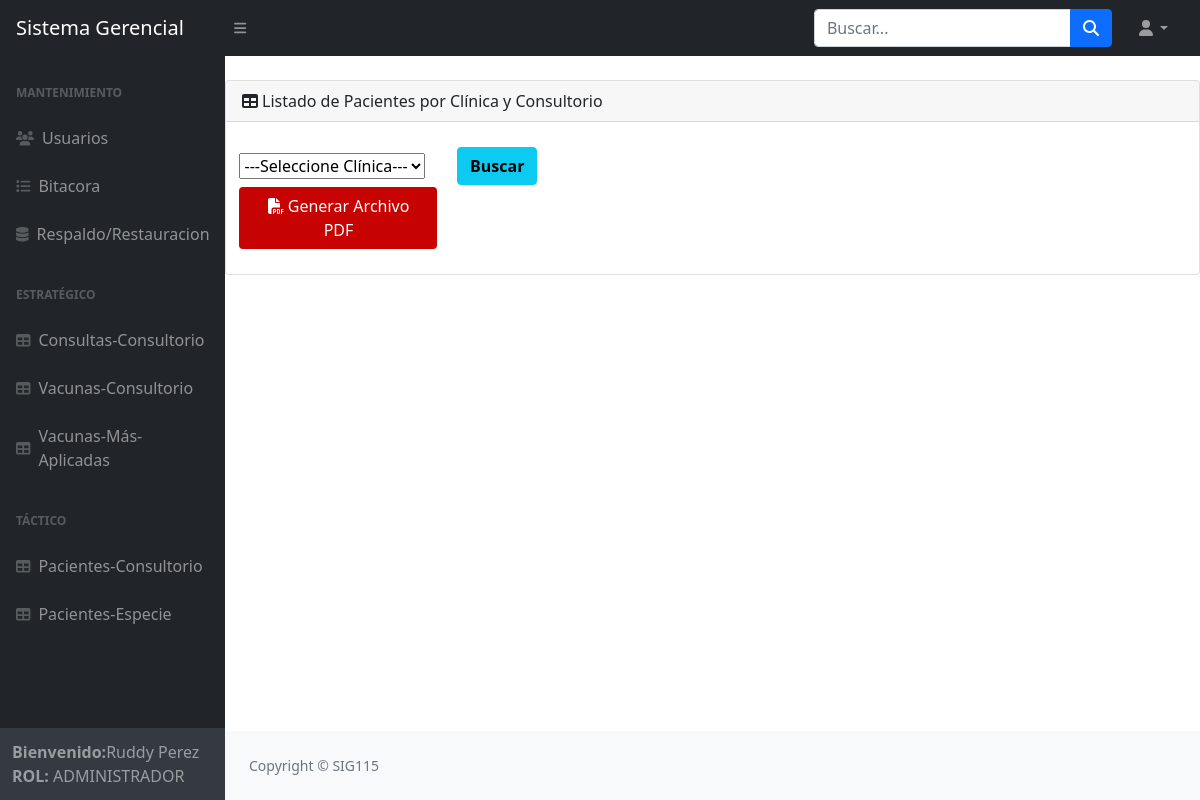
The page /pacientes_consultorio/ (signed in) on the database as committed earlier.
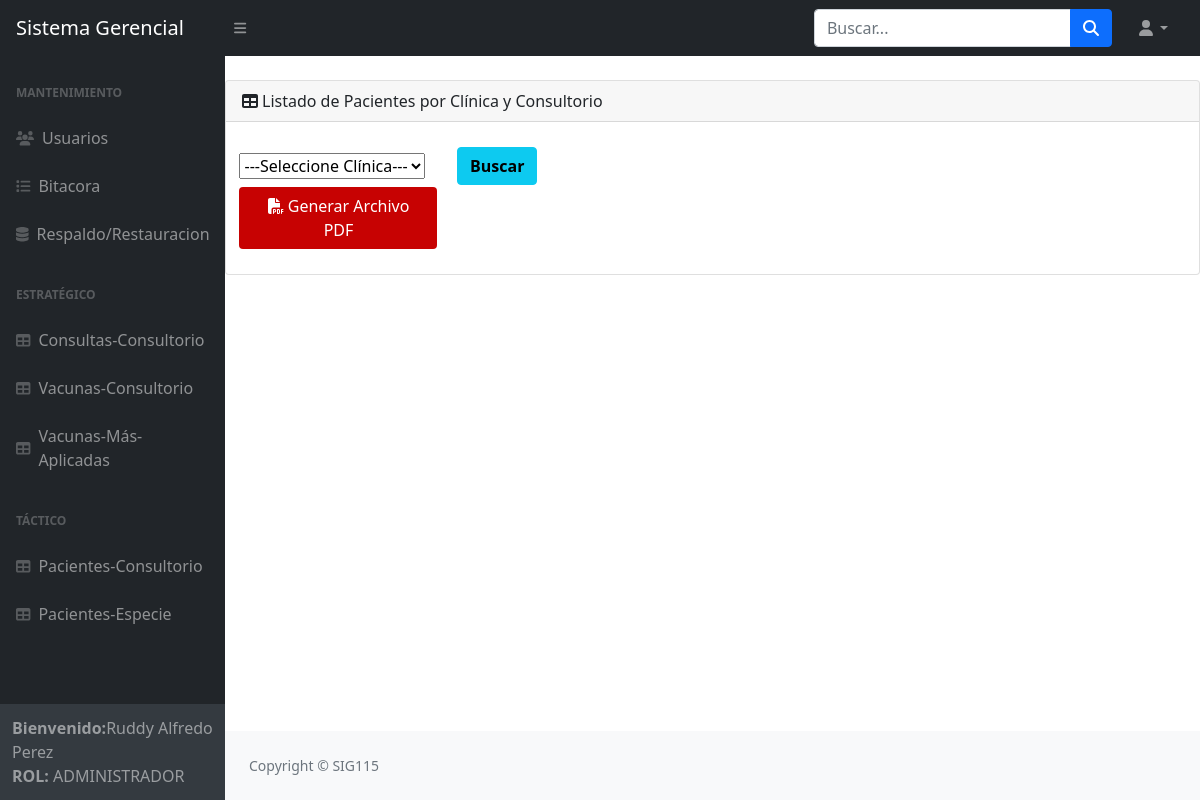
The same page on the database as committed later.
### SistemaGerencial/models.py (models this page shows)
class User(AbstractUser):
    ROL = (('administrador','Administrador'),('estrategico', 'Estrategico'), ('tactico', 'Tactico'))
    rol = models.CharField(max_length=20, choices=ROL, blank=True, help_text='')

### SistemaGerencial/views.py (the view, shortened to what this page needs)
# urls.py: path('pacientes_consultorio/', pacientes_consultorio, name="pacientes_consultorio"),
@login_required
def pacientes_consultorio(request):
    fec = request.GET.get('buscarFecha')  # Filtro por fecha
    cli = request.GET.get('buscarClinica')  # Filtro por clinica
    clinicas = Clinica.objects.all()
    pacientes = Paciente.objects.all()
    context = {'clinicas': clinicas}
    if request.user is not None and request.user.is_superuser == 1 or request.user.rol == 'administrador' or request.user.rol == 'tactico':
        return render(request, 'Salidas_Tacticas/pacientes_consultorio.html', context)
    else:
        return render(request, 'usuario/401.html')

### SistemaGerencial/templates/Salidas_Tacticas/pacientes_consultorio.html (shortened to what this page needs)
{% extends 'base.html' %}
{% load static %}
{% block content %}
    <br>
        <div class="card">
            <div class="card-header">
                <i class="fas fa-table me-1"></i>Listado de Pacientes por Clínica y Consultorio
            </div>&nbsp;
            <div class="d-flex justify-content start">&nbsp;&nbsp;&nbsp;
                <form role="form" method="get" >
                    <div>
                        <table>
                            <tr>
                                <td width="200">
                                    <select name="buscarClinica" class="form-contol">
                                        <option value = "0" >---Seleccione Clínica---</option>
                                    </select>
                                </td>
                                <td width="100" align="right">
                                    <button type="submit" class="btn btn-info" ><B>Buscar</B></button>
                                </td>
                            </tr>
                            <tr>
                                <td style="text-align:left;">
                                    <a href="{% url 'reporte_PacientesConsultorio' %}" class="btn"
                                       style="color:white; background-color:rgb(199, 2, 2)"><i class="fa fa-file-pdf" aria-hidden="true"></i>  Generar Archivo PDF</a>
                                </td>
                            </tr>
                        </table>
                        <br>
                    </div>
                </form>
            </div>
        </div>
{% endblock content%}

### SistemaGerencial/templates/base.html (shortened to what the changed rows need)
<!DOCTYPE html>
<html lang="en">
    <head>
        <link href="https://cdn.jsdelivr.net/npm/simple-datatables@latest/dist/style.css" rel="stylesheet" />
        {% load static %}
		<link rel="stylesheet" href="{% static 'css/styles.css' %}">
    </head>
    <body class="sb-nav-fixed">
        <div id="layoutSidenav">
            <div id="layoutSidenav_nav">
                <nav class="sb-sidenav accordion sb-sidenav-dark" id="sidenavAccordion">
                    <div class="sb-sidenav-footer">
                        {% if request.user.is_authenticated %}
                        <div><strong>Bienvenido:</strong>{{user.first_name}} {{user.last_name}}</div>
                            <div><strong>ROL: </strong>{{user.rol.upper}} </div>
                    </div>
			            {% endif %}
                </nav>
            </div>
        </div>
    </body>
</html>

Rows that differ between the two databases and show on the page:
changed User "Perez": first_name "Ruddy" → "Ruddy Alfredo"
